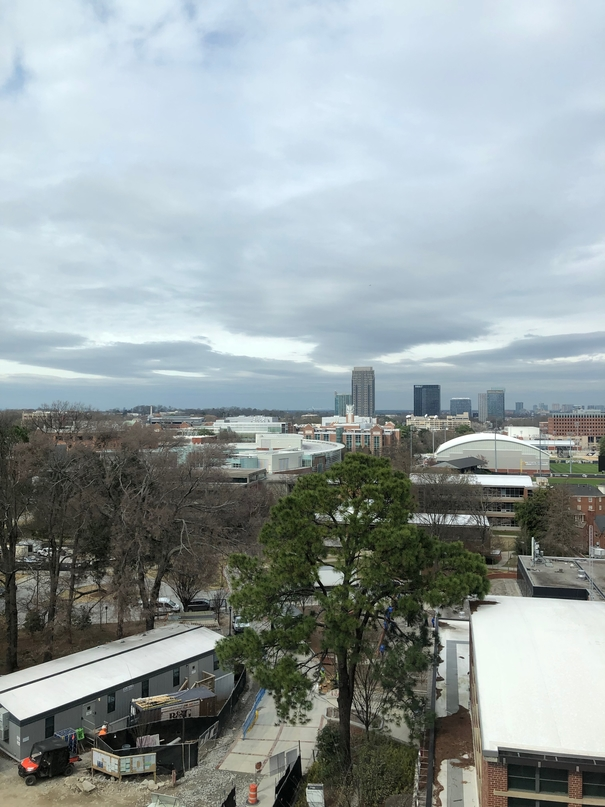
#> input picture data/atlanta/1.jpg, 605 x 807 px
$ python -i harris.py   (imports and definitions only)
#> lines starting #> are read from the running program, lines starting #| are printed output that depends on the picture
#> further down, picture is the input picture: shape (807, 605, 3); mean B, G, R 159.4, 158.4, 148.2
import cv2
import numpy as np
from src.config import *

def harrisKeyPoint(image, alpha=0.06, n=1500):
#> called with alpha = 0.06, n = 1500
    Ix = cv2.Sobel(image,-1,1,0,ksize=5)
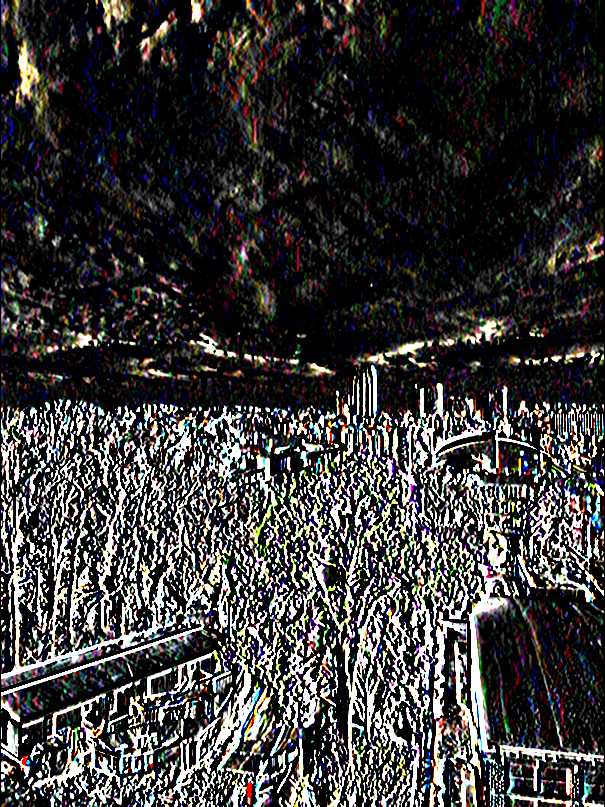
#> Ix: shape (807, 605, 3); mean B, G, R 56.8, 57.3, 58.7
    Iy = cv2.Sobel(image,-1,0,1,ksize=5)
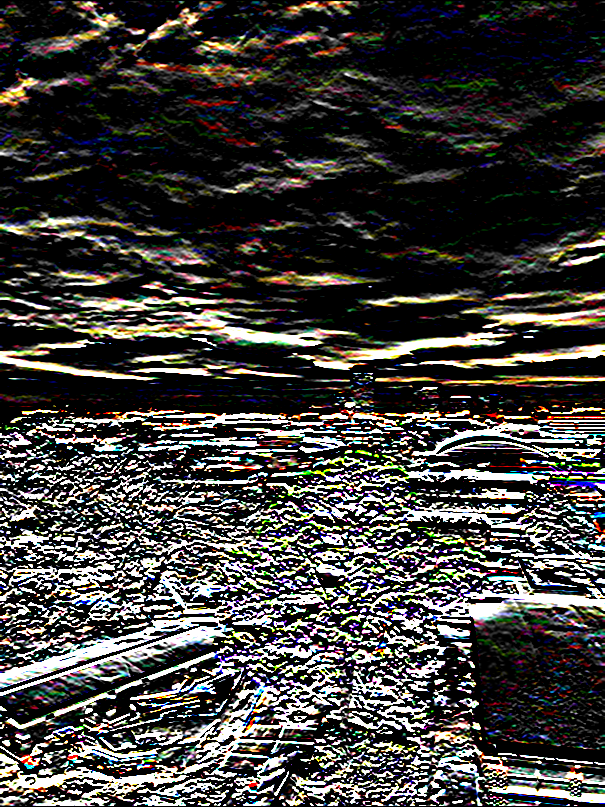
#> Iy: shape (807, 605, 3); mean B, G, R 61.1, 63.9, 65.7

    kernel_size, std_x, std_y = (11, 11), 2, 2
    Sxx = cv2.GaussianBlur(Ix ** 2, kernel_size, std_x, std_y)
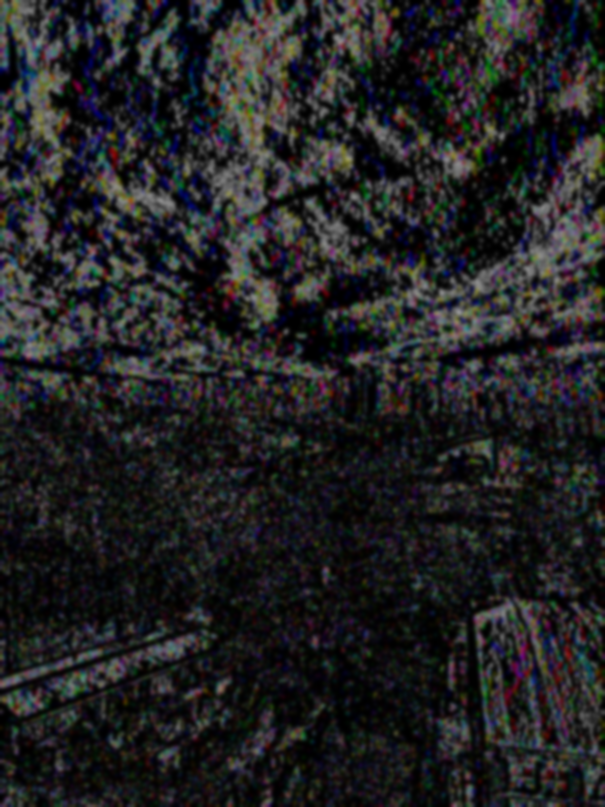
#> Sxx: shape (807, 605, 3); mean B, G, R 35.1, 34.1, 34.1
    Sxy = cv2.GaussianBlur(Ix * Iy, kernel_size, std_x, std_y)
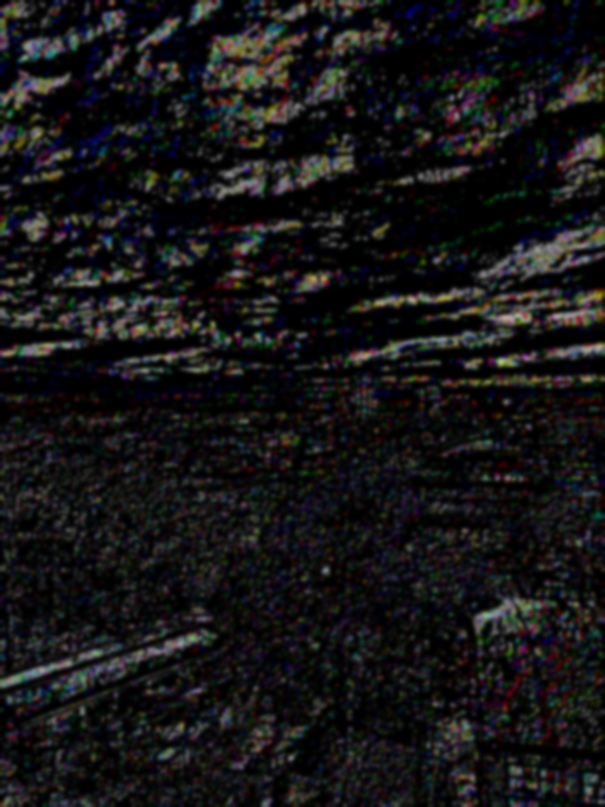
#> Sxy: shape (807, 605, 3); mean B, G, R 21.9, 21.8, 22
    Syy = cv2.GaussianBlur(Iy ** 2, kernel_size, std_x, std_y)
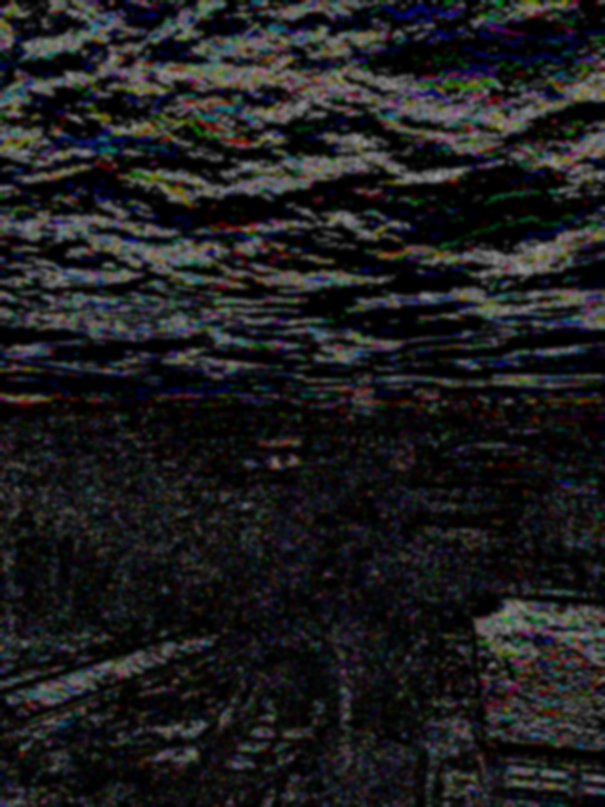
#> Syy: shape (807, 605, 3); mean B, G, R 30.8, 30.1, 29.8

    R = (Sxx * Syy) - (Sxy ** 2) - alpha * ((Sxx + Syy) ** 2)
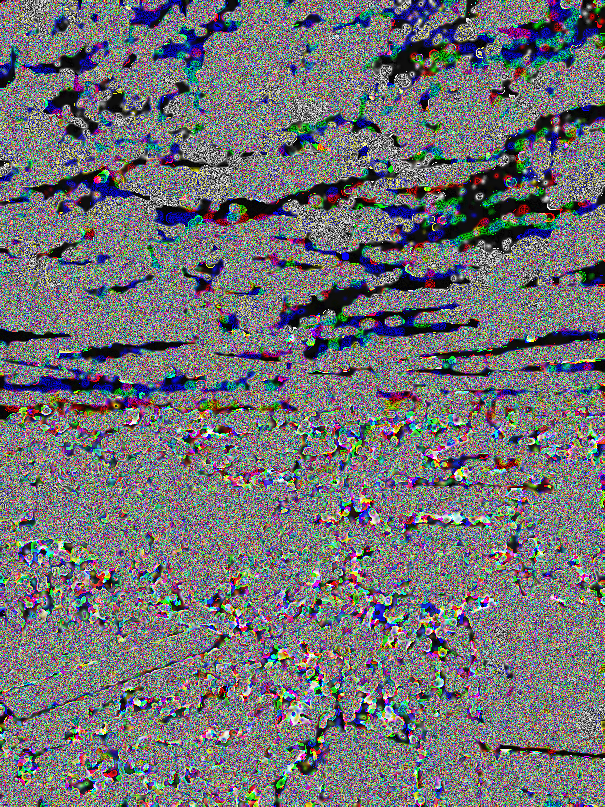
#> R: shape (807, 605, 3) float64; mean B, G, R 110, 106.3, 105.2; drawn with min black and max white


    point_list = []
    mean_R = np.mean(R)
#> mean_R = 107.2
    for x in range(R.shape[1]):
        for y in range(R.shape[0]):
            if R[y, x] > mean_R: point_list.append([x, y, R[y, x]])
#> after the loop, point_list = []

    #thresholding and sort
    point_list = np.array(sorted(point_list, key=lambda x: x[2], reverse=True))
    point_list = point_list[:NUM_CORNER_CONSIDERED,:]

    if VERBOSE:
        print ('Start Searching top %d local maximums from %d points' % (n, NUM_CORNER_CONSIDERED))
    # Non-Maximum Suppression
    radius_list = []
    radius_list.append([point_list[0,0], point_list[0,1], float('inf'), 0])

    for i in range(1, point_list.shape[0]):
        stronger_x, stronger_y = point_list[:i, 0], point_list[:i, 1]
        stronger_radius = np.sqrt((stronger_x - point_list[i, 0]) ** 2 + (stronger_y - point_list[i, 1]) ** 2)
        radius_list.append([point_list[i, 0], point_list[i, 1], np.min(stronger_radius), i])


    radius_list.sort(key=lambda x: x[2], reverse=True)

    radius_list = np.array(radius_list)[:n]

    x = radius_list[:, 0]
    y = radius_list[:, 1]

    return x, y

>>> import cv2
>>> picture = cv2.imread('../data/atlanta/1.jpg')
#> (the run stopped early here; a loop or call above may not have finished)

$ run again, on data/atlanta/3.jpg
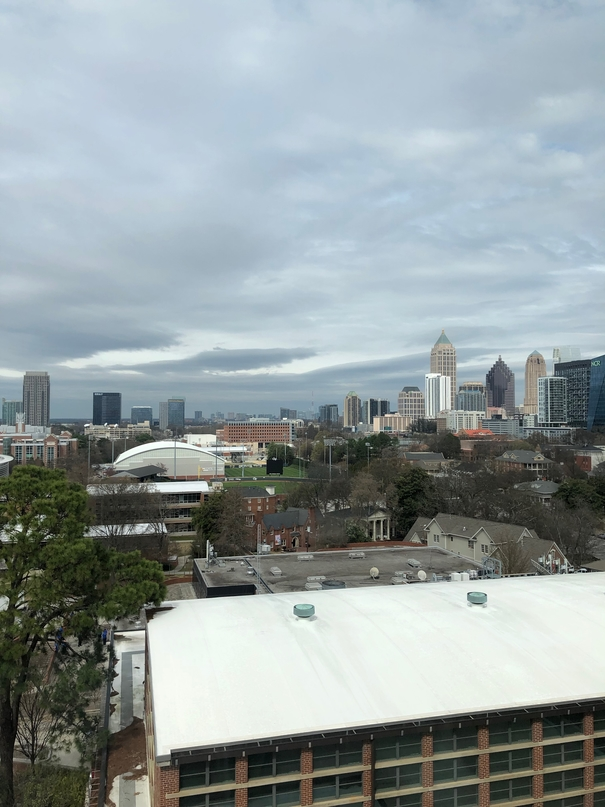
#> input picture data/atlanta/3.jpg, 605 x 807 px
#> picture is the input picture: shape (807, 605, 3); mean B, G, R 158.6, 157.1, 146.8
#> in harrisKeyPoint, `Syy = cv2.GaussianBlur(Iy ** 2, kernel_size, std_x, std_y)`:
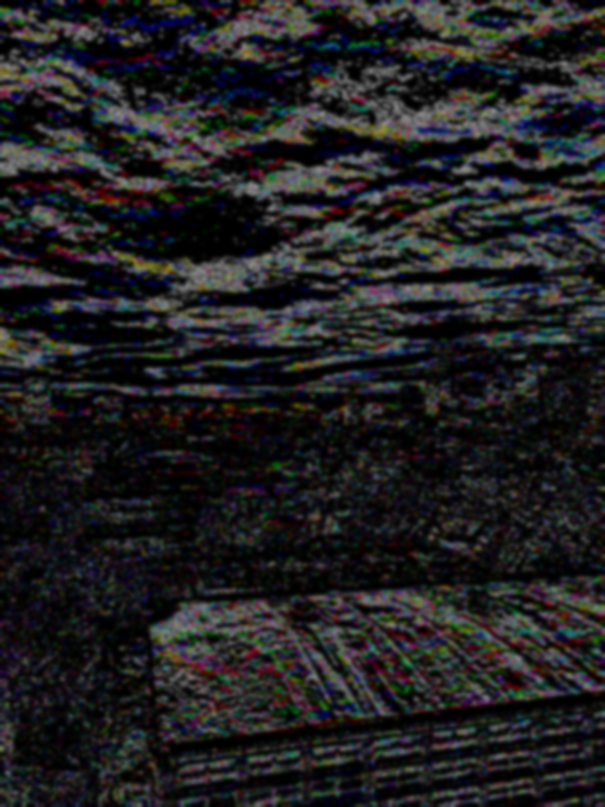
#> Syy: shape (807, 605, 3); mean B, G, R 34, 33.2, 33.2
#> in harrisKeyPoint, `R = (Sxx * Syy) - (Sxy ** 2) - alpha * ((Sxx + Syy) ** 2)`:
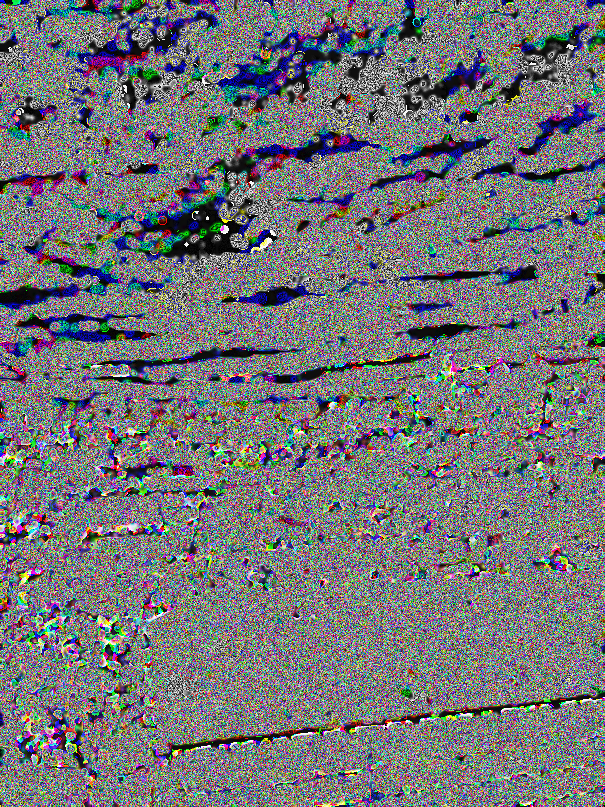
#> R: shape (807, 605, 3) float64; mean B, G, R 112.5, 109.1, 108.4; drawn with min black and max white
#> mean_R = 110
#> after the loop in harrisKeyPoint, `for x in range(R.shape[1]):`: point_list = []
